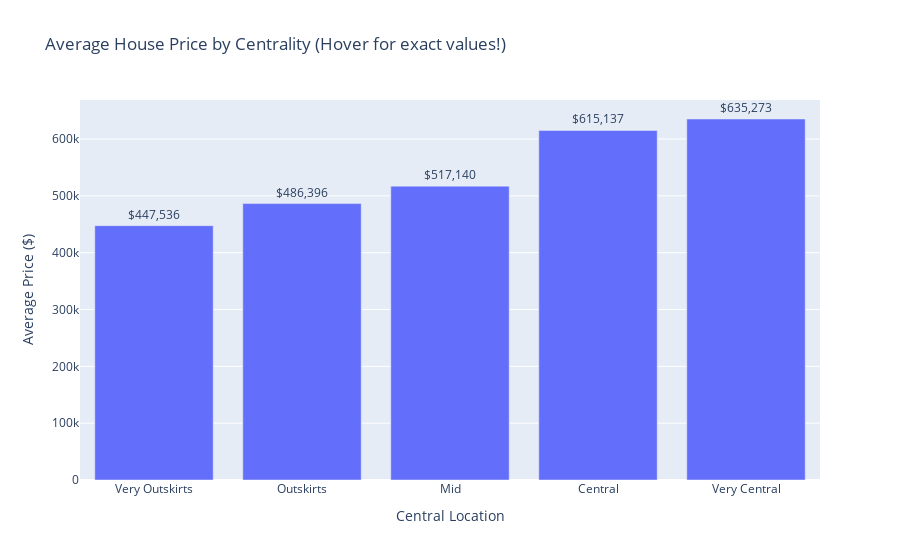

Notebook code for this chart:
### Code cell
# Option 4: Bar chart with hover tooltips (Plotly)
try:
    import plotly.express as px
    
    # Using the centrality_price data from earlier
    centrality_price = df_sales_merged.groupby('centrality_bin')['price'].mean().reset_index()
    
    fig = px.bar(
        centrality_price,
        x='centrality_bin',
        y='price',
        title='Average House Price by Centrality (Hover for exact values!)',
        labels={'centrality_bin': 'Central Location', 'price': 'Average Price ($)'},
        text='price'  # Shows values on bars
    )
    fig.update_traces(texttemplate='$%{text:,.0f}', textposition='outside')
    fig.update_layout(xaxis={'categoryorder': 'array', 
                              'categoryarray': ['Very Outskirts', 'Outskirts', 'Mid', 'Central', 'Very Central']})
    fig.show()
    
except ImportError:
    print("⚠️ Plotly not installed. Install with: pip install plotly")

### Figure 1 — Plotly figure (JSON) as saved in the notebook; plotly's stock layout.template omitted (floating-point values rounded to 4 significant figures)
{"data": [{"hovertemplate": "Central Location=%{x}<br>Average Price ($)=%{text}<extra></extra>", "legendgroup": "", "marker": {"color": "#636efa", "pattern": {"shape": ""}}, "name": "", "orientation": "v", "showlegend": false, "text": [447500.0, 486400.0, 517100.0, 615100.0, 635300.0], "textposition": "outside", "texttemplate": "$%{text:,.0f}", "type": "bar", "x": ["Very Outskirts", "Outskirts", "Mid", "Central", "Very Central"], "xaxis": "x", "y": [447500.0, 486400.0, 517100.0, 615100.0, 635300.0], "yaxis": "y"}], "layout": {"barmode": "relative", "legend": {"tracegroupgap": 0}, "title": {"text": "Average House Price by Centrality (Hover for exact values!)"}, "xaxis": {"anchor": "y", "categoryarray": ["Very Outskirts", "Outskirts", "Mid", "Central", "Very Central"], "categoryorder": "array", "domain": [0, 1], "title": {"text": "Central Location"}}, "yaxis": {"anchor": "x", "domain": [0, 1], "title": {"text": "Average Price ($)"}}}}
